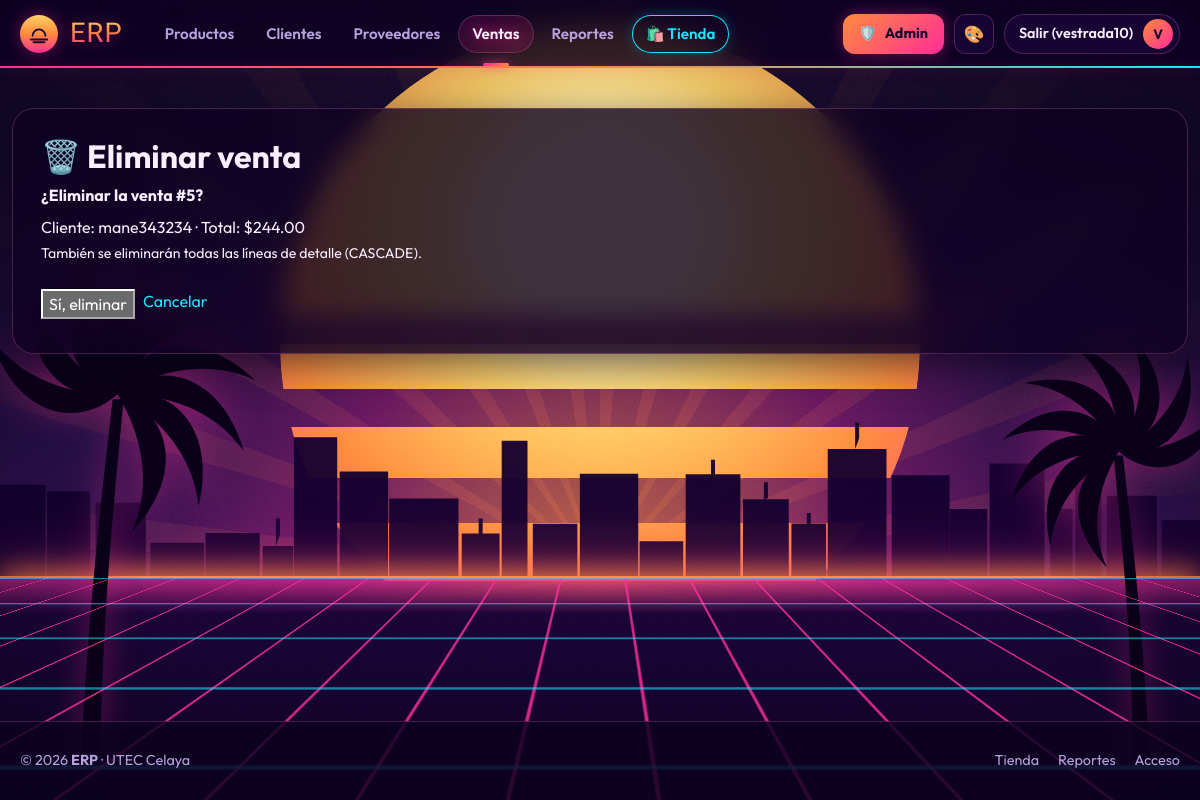
The page /ventas/5/eliminar/ (signed in) on the database its author committed.
### ventas/models.py (models this page shows, shortened)
class Venta(models.Model):
    cliente = models.ForeignKey(
        Cliente,
        on_delete=models.PROTECT,      # D-03: no borrar cliente con ventas
        related_name='ventas',
        verbose_name='Cliente'
    )
    fecha   = models.DateTimeField(
        auto_now_add=True, verbose_name='Fecha'
    )
    class Meta:
        verbose_name        = 'Venta'
        verbose_name_plural = 'Ventas'
        ordering            = ['-fecha']
    @property
    def total(self) -> Decimal:
        return sum(
            (d.subtotal for d in self.detalles.all()),
            Decimal('0.00')        # valor inicial para venta sin detalles
        )

class DetalleVenta(models.Model):
    venta           = models.ForeignKey(
        Venta,
        on_delete=models.CASCADE,      # borrar Venta → borrar sus líneas
        related_name='detalles',
        verbose_name='Venta'
    )
    producto        = models.ForeignKey(
        Producto,
        on_delete=models.PROTECT,      # D-05: no borrar producto con ventas
        related_name='detalles_venta',
        verbose_name='Producto'
    )
    cantidad        = models.PositiveIntegerField(
        verbose_name='Cantidad'
    )
    precio_unitario = models.DecimalField(
        max_digits=10,
        decimal_places=2,
        verbose_name='Precio unitario',
        help_text='Precio al momento de la venta (D-06).'
    )
    class Meta:
        verbose_name        = 'Detalle de venta'
        verbose_name_plural = 'Detalles de venta'
    @property
    def subtotal(self) -> Decimal:
        return self.precio_unitario * self.cantidad

### clientes/models.py (models this page shows)
class Cliente(models.Model):
    nombre   = models.CharField(
        max_length=150, verbose_name='Nombre'
    )
    correo   = models.EmailField(
        unique=True, verbose_name='Correo electrónico'
    )
    telefono = models.CharField(
        max_length=20, blank=True, verbose_name='Teléfono'
    )
    activo   = models.BooleanField(
        default=True, verbose_name='Activo'
    )
    creado   = models.DateTimeField(
        auto_now_add=True, verbose_name='Fecha de registro'
    )
    class Meta:
        verbose_name        = 'Cliente'
        verbose_name_plural = 'Clientes'
        ordering            = ['nombre']
    def __str__(self) -> str:
        return self.nombre

### ventas/views.py (the view, shortened to what this page needs)
# urls.py: path('<int:venta_id>/eliminar/', views.VentaDeleteView.as_view(), name='eliminar'),
class VentaDeleteView(LoginRequiredMixin, PermissionRequiredMixin, DeleteView):
    model = Venta
    template_name = 'ventas/eliminar.html'
    pk_url_kwarg = 'venta_id'
    success_url = reverse_lazy('ventas:lista')
    permission_required = 'ventas.delete_venta'
    raise_exception = True

### ventas/templates/ventas/eliminar.html (shortened to what this page needs)
{% extends "base.html" %}
{% block nav_ventas %}active{% endblock %}
{% block content %}
<div class="erp-page-title"><h2>🗑️ Eliminar venta</h2></div>
<div class="erp-card" style="max-width:540px;">
    <div class="erp-alert-danger" style="margin-bottom:1.5rem;">
        <strong>¿Eliminar la venta #{{ venta.pk }}?</strong>
        <p style="margin:.5rem 0 0;">
            Cliente: {{ venta.cliente }} ·
            Total: ${{ venta.total }}
        </p>
        <p style="margin:.25rem 0 0;font-size:.88rem;">
            También se eliminarán todas las líneas de detalle (CASCADE).
        </p>
    </div>
    <form method="post">
        <div class="d-flex gap-2">
            <button type="submit" class="btn-erp-danger">Sí, eliminar</button>
            <a href="{% url 'ventas:detalle' venta.pk %}"
               class="btn-erp-primary">Cancelar</a>
        </div>
    </form>
</div>
{% endblock %}

### templates/base.html (shortened to what this page needs)
{% load static %}<!DOCTYPE html>
<html lang="es" data-theme="dark" data-palette="vice">
<head>
    <link href="https://cdn.jsdelivr.net/npm/bootstrap@5.3.0/dist/css/bootstrap.min.css"
          rel="stylesheet">
    <link href="{% static 'erp_custom.css' %}" rel="stylesheet">
    <link href="{% static 'erp_base.css' %}" rel="stylesheet">
    <link href="{% static 'gta6.css' %}" rel="stylesheet">
</head>
<body class="{% block body_class %}{% endblock %}">
<header class="gx-header">
    <div class="gx-header-inner">
        <a class="gx-brand" href="/">
            <span class="gx-logo" aria-hidden="true">
                <svg viewBox="0 0 24 24" fill="none" stroke="currentColor"
                     stroke-width="2" stroke-linecap="round">
                    <path d="M5 14a7 7 0 0 1 14 0"/>
                    <path d="M3 18h18M6 21h12"/>
                </svg>
            </span>
            <span class="gx-brand-text">ERP</span>
        </a>
        <nav class="gx-nav" id="mainNav" aria-label="Principal">
            <a href="{% url 'productos:lista' %}"
               class="gx-link {% block nav_productos %}{% endblock %}">Productos</a>
            <a href="{% url 'clientes:lista' %}"
               class="gx-link {% block nav_clientes %}{% endblock %}">Clientes</a>
            <a href="{% url 'proveedores:lista' %}"
               class="gx-link {% block nav_proveedores %}{% endblock %}">Proveedores</a>
            <a href="{% url 'ventas:lista' %}"
               class="gx-link {% block nav_ventas %}{% endblock %}">Ventas</a>
            <a href="{% url 'reportes:inicio' %}"
               class="gx-link {% block nav_reportes %}{% endblock %}">Reportes</a>
            <a href="{% url 'catalogo:catalogo' %}"
               class="gx-link gx-link-shop {% block nav_catalogo %}{% endblock %}">
                🛍️ Tienda
            </a>
        </nav>
        <div class="gx-tools">
            <a href="/admin/" class="gx-admin-btn" title="Entrar al administrador">
                <span aria-hidden="true">🛡️</span><span class="gx-admin-text">Admin</span>
            </a>
            <div class="gx-palette" id="palette">
                <button class="gx-icon-btn" id="paletteBtn" type="button"
                        aria-haspopup="true" aria-expanded="false" aria-controls="paletteMenu"
                        aria-label="Elegir tema de color" title="Tema de color">🎨</button>
            </div>
            {% if user.is_authenticated %}
                <a href="/accounts/logout/" class="gx-user" title="Cerrar sesión">
                    <span class="gx-user-name">Salir ({{ user.username }})</span>
                    <span class="gx-avatar" aria-hidden="true">{{ user.username|slice:":1"|upper }}</span>
                </a>
            {% else %}
                <a href="/accounts/login/" class="gx-user">
                    <span class="gx-user-name">Entrar</span>
                    <span class="gx-avatar" aria-hidden="true">→</span>
                </a>
            {% endif %}
        </div>
    </div>
</header>
<main class="gx-main" id="contenido">
    <div class="gx-container">
        {% block content %}{% endblock %}
    </div>
</main>
<footer class="gx-footer">
    <div class="gx-footer-inner">
        <span>© {% now "Y" %} <strong>ERP</strong> · UTEC Celaya</span>
        <span>
            <a href="{% url 'catalogo:catalogo' %}">Tienda</a>
            <a href="{% url 'reportes:inicio' %}">Reportes</a>
            <a href="/accounts/login/">Acceso</a>
        </span>
    </div>
</footer>
</body>
</html>

### static/erp_base.css (style rules this page uses)
:root, [data-theme="dark"] { --bg: #0a0a0d; --surface: #15151b; --border: #2a2a33; --text: #e8e8ee; --muted: #9a9aa8; --accent: #f5a524; }
body { background: var(--bg); color: var(--text); font-family: "Inter", system-ui, sans-serif; min-height: 100vh; display: flex; flex-direction: column; }
a { color: var(--accent); }
.erp-alert-danger { border-color: #d64545; }

### static/gta6.css (style rules this page uses)
:root { --mx: 0; --my: 0; --gta-sil: #12002e; --gta-hor: 255, 140, 60; --gta-grid: 255, 46, 151; }
html[data-theme="dark"] { --gx-sky: linear-gradient(180deg, #12002e 0%, #3a0a5c 28%, #a21d72 50%, #ff4d8a 63%, #ff9a3c 72%, #ff9a3c 100%); }
html body::before, html body::after { display: none; }

### rows shown on the page
Venta: pk "5", cliente "mane343234", total "244.00"

### other values the page prints
{{ user.username }} "vestrada10"
{{ user.username|slice:":1"|upper }} "V"
